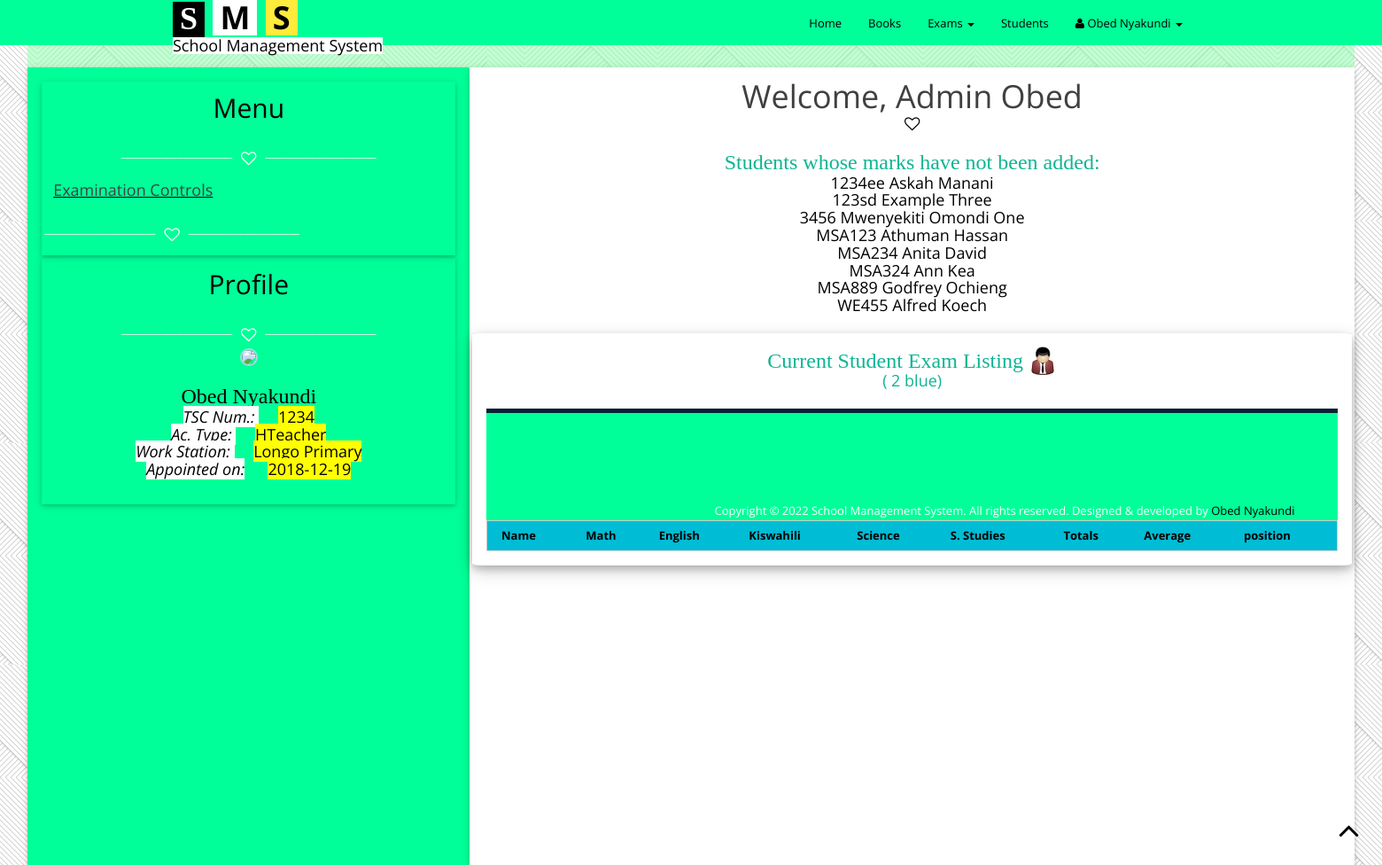
Screenshot of /exam.php?exam=2 blue (signed in) with the database file from the repository.
### tables this page shows
CREATE TABLE `teacher` (
  `name` varchar(200) NOT NULL,
  `tscNum` int(10) NOT NULL,
  `dateOfBirth` date NOT NULL,
  `dateOfAppointment` date NOT NULL,
  `currentWorkingStation` varchar(200) NOT NULL,
  `type` varchar(20) NOT NULL DEFAULT 'teacher',
  `password` varchar(200) NOT NULL
);

CREATE TABLE `students` (
  `name` varchar(200) NOT NULL,
  `dateOfBirth` date NOT NULL,
  `upi` varchar(20) NOT NULL,
  `class` varchar(10) NOT NULL
);

### connection.php (called while the page is built, shortened)
<?php
if(mysqli_connect_errno()){
	die("<script> alert (\" There was a fatal error connecting to the database\");</script>");
}
else
{
		function is_logged_in(){
			if (isset($_COOKIE["name"]) && isset($_COOKIE["tsc"]) && isset($_COOKIE["type"])) {
				$uname=$_COOKIE["name"];
				$tsc=$_COOKIE["tsc"];
				$type=$_COOKIE["type"];
				$funame=substr($uname, 0,strpos($uname," "));
				return true;
			}
			else
			{
				return false;
			}
		}
		function is_headTeacher()
		{
			if (is_logged_in() && $_COOKIE["type"]=="HTeacher"){
				return true;
			}
			else
			{
				return false;
			}
		}
}
?>

### exam.php (the view, shortened to what this page needs)
<?php
	require "connection.php";
	if (is_logged_in()) {
		if (isset($_GET['exam'])) {
			global $exam,$stclass;
			$exam=$_GET['exam'];
			$stclass=$_GET['class'];
		}
		else
		{
			header("location:home.php");
		}
		require "header1.php";
?>
<section height="auto">
			<div class="left-panel col-xs-4 pull-left w3-card-2">
				<div class="user-details w3-card-2">
				<div class="text-center">
					<h2>Menu</h2>
					<div class="devider"><i class="fa fa-heart-o fa-lg"></i></div>
				</div>
				<div class="menu-div">
				<u><h4 class="colored">Examination Controls</h4></u>
				<div class='devider'><i class='fa fa-heart-o fa-lg'></i></div>
				</div>
				</div>
			<?php include_once "profile_sec.php";?>
			</div>
			<div class="main-panel col-md-8 w3-card-2 pull-right">
				<div class="row">
					<div class="text-center">
						<h1 class="colored">Welcome,
						<?php
						if (is_headTeacher()) {
							echo "Admin ";
						}
						else
						{
							echo "Teacher ";
						}
						echo $funame;
						?></h1>
						<div class="black-devider"><i class="fa fa-heart-o fa-lg"></i></div>
					</div>
						<div class="text-center ordinary-form">
						<?php
						$sq0="SELECT `students`.`upi` as `upi`, `students`.`name` as `name` FROM students where class LIKE '%$stclass%' and upi not in (SELECT upi from exam where label='$exam')";
						$rec=mysqli_query($conn,$sq0);
						if (mysqli_num_rows($rec)>0) {
							echo "<h3 class='frm-text'> Students whose marks have not been added: </h3>";
							while ($row=mysqli_fetch_array($rec,MYSQLI_BOTH)) {
								$upi=$row['upi'];
								$nm=$row['name'];
								echo "<h4> <a href='exam_insert_frm.php?label=$exam&name=$nm&upi=$upi&class=$stclass'> $upi $nm </a> </h4>";
							}
						}
						?>
					</div>
						<div class="text-center  ordinary-form w3-card-4">
						<h3 class="frm-text">Current Student Exam Listing <img src="./img/icons/User.png"></h3>
							<h4 class="frm-text">(<?php echo $stclass.' '.$exam; ?>)</h4>
						<br>
							<table class="text-center w3-table w3-bordered w3-striped w3-border">
						<tr class="w3-cyan text-center">
							<th>Name</th>
							<th>Math</th>
							<th>English</th>
							<th>Kiswahili</th>
							<th>Science</th>
							<th>S. Studies</th>
							<th>Totals</th>
							<th>Average</th>
							<th>position</th>
						</tr>
						</div>
				</div>
			</div>
</section>
<?php
		require "footer0.php";
	}
	else
	{
		header("location:index.php");
	}
?>

### profile_sec.php
<div class="user-details text-center w3-card-2">
	<h2>Profile</h2>
	<div class="devider"><i class="fa fa-heart-o fa-lg"></i></div>
	<div>
		<img src="./img/members/default.jpg" class="featured-thumbnail">
		<div class='user-details'>
			<?php
			$sqprof="select * from `teacher` where `tscNum`='$tsc'";
			$user_record=mysqli_fetch_array(mysqli_query($conn,$sqprof),MYSQLI_BOTH);
			$current_working_station=$user_record['currentWorkingStation'];
			$date_of_appointment=$user_record['dateOfAppointment'];
			echo "
			<h3> $uname </h3>
			<h4> <span class='dtag'> TSC Num.: </span> <span class='dval'> $tsc </span> <br/>
				<span class='dtag'> Ac. Type: </span> <span class='dval'> $type </span> <br/>
				<span class='dtag'> Work Station: </span> <span class='dval'> $current_working_station </span>  <br/>
				 <span class='dtag'> Appointed on:</span> <span class='dval'> $date_of_appointment </span>  <br/> </h4>
			";
			?>
		</div>
	</div>
</div>

### css/w3.css (style rules this page uses)
html { -ms-text-size-adjust:100%;-webkit-text-size-adjust:100% }
body { margin:0 }
article,aside,details,figcaption,figure,footer,header,hgroup,main,menu,nav,section,summary { display:block }
a { -webkit-tap-highlight-color:transparent;background-color:transparent }
img { border:0 }
html,body { font-family:Verdana,sans-serif;font-size:15px;line-height:1.5 }
h1,h2,h3,h4,h5,h6,.w3-slim,.w3-wide { font-family:"Segoe UI",Arial,sans-serif }
h1 { font-size:36px }
h2 { font-size:30px }
h3 { font-size:24px }
h4 { font-size:20px }
h1,h2,h3,h4,h5,h6 { font-weight:400;margin:10px 0 }
h1 a,h2 a,h3 a,h4 a,h5 a,h6 a { font-weight:inherit }
img { margin-bottom:-5px }
a { color:inherit }
table { border-collapse:collapse;border-spacing:0;width:100%;display:table }
table,th,td { border:none }
.w3-bordered tr,.w3-table-all tr { border-bottom:1px solid #ddd }
.w3-table td,.w3-table th,.w3-table-all td,.w3-table-all th { padding:6px 8px;display:table-cell;text-align:left;vertical-align:top }
.w3-table th:first-child,.w3-table td:first-child,.w3-table-all th:first-child,.w3-table-all td:first-child { padding-left:16px }
.w3-border { border:1px solid #ccc !important }
.w3-card-2,.w3-example { box-shadow:0 2px 4px 0 rgba(0,0,0,0.16),0 2px 10px 0 rgba(0,0,0,0.12) !important }
.w3-card-4,.w3-hover-shadow:hover { box-shadow:0 4px 8px 0 rgba(0,0,0,0.2),0 6px 20px 0 rgba(0,0,0,0.19) !important }
.w3-cyan,.w3-hover-cyan:hover { color:#000 !important;background-color:#00bcd4 !important }

### css/main.css (style rules this page uses)
body { background-color: #fff; background: url("../img/bg_1.jpg"); font-family: 'Open Sans', sans-serif; line-height: 21px; font-size: 13px; color: #6a737b; }
section { margin-top: 50px; padding-top: 2em; }
.menu-div { margin-top: 1.2em; }
a { color: #000; -webkit-transition: all .3s ease-in 0s; -moz-transition: all .3s ease-in 0s; -ms-transition: all .3s ease-in 0s; -o-transition: all .3s ease-in 0s; transition: all .3s ease-in 0s; }
a, a:focus, a:hover { text-decoration: none; outline: 0; }
h1, h2, h3, h4, h5, h6 { font-weight: normal; margin: 0; }
.devider { margin-top: 30px; }
.devider i { color: #fff; }
.black-devider { color: #000; }
.devider:before, .devider:after { content: "______________________"; color: #fff; position: relative; bottom: 6px; }
.devider:before { right: 10px; }
.devider:after { left: 10px; }
.frm-text { color:#0eb493; }
.featured-thumbnail { position: relative; height:auto; width:10em; border-radius:50%; margin:5px; border:2px solid lightblue; }
h3 { font-family: FontAwesome,cursive; }
.colored { color:#404040; }
.left-panel { padding:1em; background:#00ff99; color: #000; min-height: 900px; }
.main-panel { background:#fff; min-height: 900px; padding:1em; }
.ordinary-form { padding: 1.2em; margin:5px; border-radius: 1%; }
.user-details { margin:3px; padding:1em; }
.dtag { background-color: white; color:black; font-style: oblique; margin-right:1.2em; }
.dval { background-color: yellow; color:black; font-style: bold; }

### rows the page displays
teacher: currentWorkingStation "Longo Primary", dateOfAppointment "2018-12-19"
students: upi "1234ee", name "Askah Manani"
students: upi "123sd", name "Example Three"
students: upi "3456", name "Mwenyekiti Omondi One"
students: upi "MSA123", name "Athuman Hassan"
students: upi "MSA234", name "Anita David"
students: upi "MSA324", name "Ann Kea"
students: upi "MSA889", name "Godfrey Ochieng"
students: upi "WE455", name "Alfred Koech"

### other values shown
$uname "Obed Nyakundi"
$tsc "1234"
$type "HTeacher"
$funame "Obed"
$exam "2 blue"
